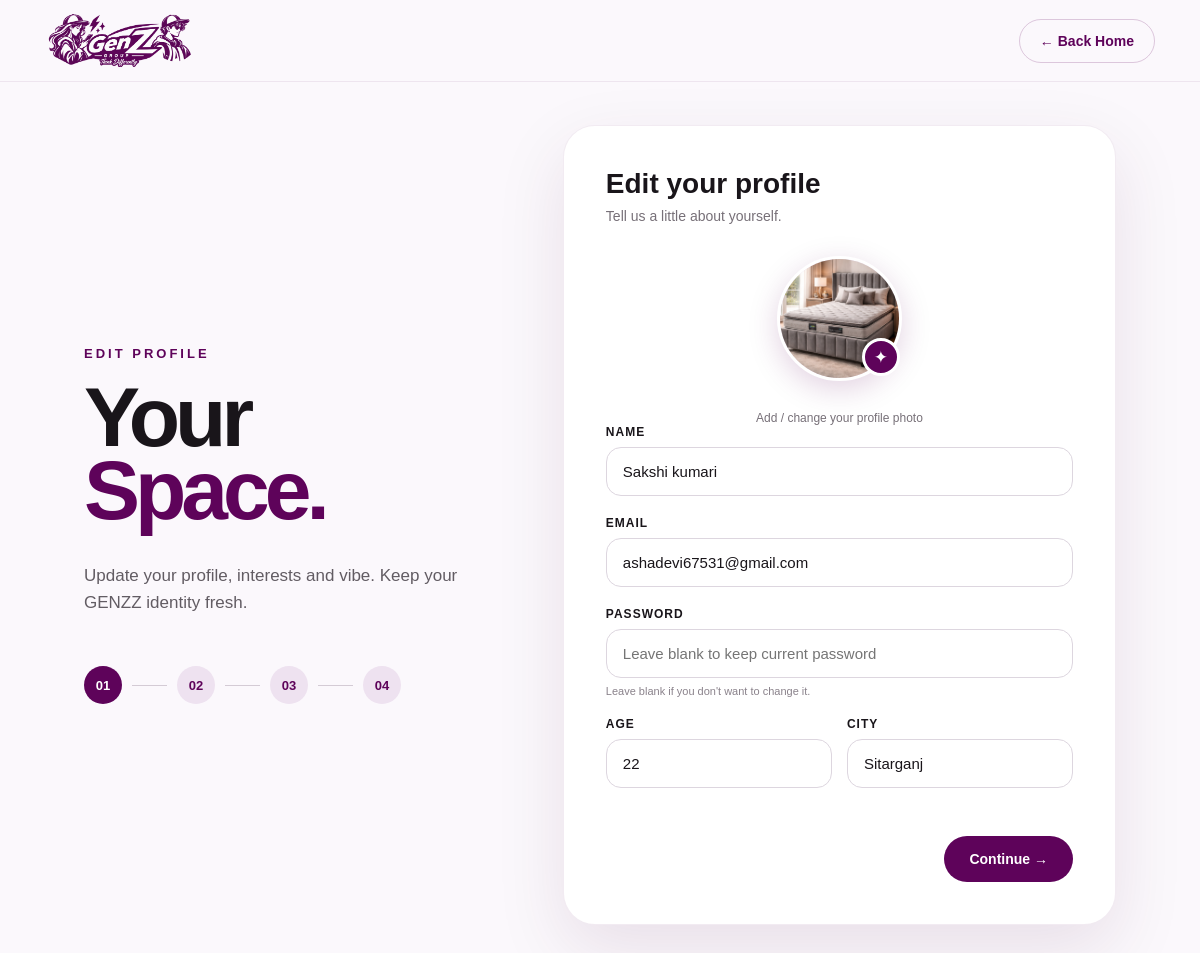
/profile/edit/ (signed in), run on the app's committed database.
### genzz/models.py (models this page shows, shortened)
class GenzMember(models.Model):
    name = models.CharField(max_length=100)
    email = models.EmailField(
        unique=True,
        null=True,
        blank=True
    )
    password = models.CharField(
        max_length=128,
        blank=True
    )
    age = models.PositiveIntegerField()
    city = models.CharField(max_length=100)
    profile_photo = models.ImageField(
        upload_to="genz_profiles/",
        blank=True,
        null=True
    )
    interests = models.TextField(blank=True)
    looking_for = models.TextField(blank=True)
    about = models.TextField(blank=True)
    created_at = models.DateTimeField(
        auto_now_add=True
    )
    class Meta:
        ordering = ["-created_at"]
        verbose_name = "GENZ Member"
        verbose_name_plural = "GENZ Members"

### genzz/views.py (the view, shortened to what this page needs)
def edit_profile(request):
    member_id = request.session.get("genz_member_id")
    if not member_id:
        return redirect("login")
    member = get_object_or_404(
        GenzMember,
        id=member_id
    )
    return render(
        request,
        "join.html",
        {
            "member": member,
            "edit_mode": True
        }
    )

### genzz/templates/join.html (shortened to what this page needs)
{% load static %}
<!DOCTYPE html>
<html lang="en">
<head>
</head>
<body>
<header class="top-header">
    <a href="/" class="logo-area">
        <img src="{% static 'images/image.png' %}" alt="GENZ">
    </a>
    <a href="/" class="back-home">
        ← Back Home
    </a>
</header>
<main class="join-page">
    <div class="intro">
        <div class="eyebrow">
            {% if edit_mode %}
                EDIT PROFILE
            {% else %}
                JOIN GENZ
            {% endif %}
        </div>
        <h1>
            Your
            <span>Space.</span>
        </h1>
        <p>
            {% if edit_mode %}
                Update your profile, interests and vibe. Keep your GENZZ identity fresh.
            {% else %}
                Create your GENZZ identity and find people who match your energy.
            {% endif %}
        </p>
        <div class="step-indicator">
            <div class="step-dot active" id="dot1">01</div>
            <div class="step-line"></div>
            <div class="step-dot" id="dot2">02</div>
            <div class="step-line"></div>
            <div class="step-dot" id="dot3">03</div>
            <div class="step-line"></div>
            <div class="step-dot" id="dot4">04</div>
        </div>
    </div>
    <div class="form-wrapper">
        <form
            id="joinForm"
            method="POST"
            action="{% if edit_mode %}{% url 'edit_profile' %}{% else %}{% url 'join' %}{% endif %}"
            enctype="multipart/form-data"
        >
            <div class="form-step active" data-step="1">
                <div class="form-title">
                    {% if edit_mode %}
                        Edit your profile
                    {% else %}
                        Let's meet you
                    {% endif %}
                </div>
                <div class="form-subtitle">
                    Tell us a little about yourself.
                </div>
                <div class="photo-section">
                    <label class="photo-upload">
                        <div class="photo-preview" id="photoPreview">
                            {% if edit_mode and member.profile_photo %}
                                <img
                                    src="{{ member.profile_photo.url }}"
                                    alt="{{ member.name }}"
                                >
                            {% else %}
                                +
                            {% endif %}
                        </div>
                        <div class="photo-edit">
                            ✦
                        </div>
                    </label>
                </div>
                <div class="photo-text">
                    Add / change your profile photo
                </div>
                <div class="field">
                    <label for="name">
                        Name
                    </label>
                    <input
                        type="text"
                        id="name"
                        name="name"
                        value="{{ member.name|default:'' }}"
                        placeholder="Your name"
                        required
                    >
                </div>
                <div class="field">
                    <label for="email">
                        Email
                    </label>
                    <input
                        type="email"
                        id="email"
                        name="email"
                        value="{{ member.email|default:'' }}"
                        placeholder="you@example.com"
                    >
                </div>
                <div class="field">
                    <label for="password">
                        Password
                    </label>
                    <input
                        type="password"
                        id="password"
                        name="password"
                        placeholder="{% if edit_mode %}Leave blank to keep current password{% else %}Create a password{% endif %}"
                        minlength="6"
                    >
                    <div class="password-note">
                        {% if edit_mode %}
                            Leave blank if you don't want to change it.
                        {% else %}
                            Minimum 6 characters.
                        {% endif %}
                    </div>
                </div>
                <div class="two-columns">
                    <div class="field">
                        <label for="age">
                            Age
                        </label>
                        <input
                            type="number"
                            id="age"
                            name="age"
                            value="{{ member.age|default:'' }}"
                            min="13"
                            max="100"
                            placeholder="Age"
                            required
                        >
                    </div>
                    <div class="field">
                        <label for="city">
                            City
                        </label>
                        <input
                            type="text"
                            id="city"
                            name="city"
                            value="{{ member.city|default:'' }}"
                            placeholder="Your city"
                            required
                        >
                    </div>
                </div>
                <div class="button-row">
                    <button
                        type="button"
                        class="btn btn-next"
                        onclick="nextStep()"
                    >
                        Continue →
                    </button>
                </div>
            </div>
        </form>
    </div>
</main>
</body>
</html>

### genzz/templates/join.html (style rules this page uses)
* { margin: 0; padding: 0; box-sizing: border-box; }
body { font-family: Arial, Helvetica, sans-serif; background: #fbf8fc; color: #19151a; min-height: 100vh; }
:root { --purple: #5e035a; --dark-purple: #42033f; --light-purple: #eee2f0; --black: #19151a; --white: #ffffff; }
.top-header { position: fixed; top: 0; left: 0; width: 100%; height: 82px; padding: 15px 45px; display: flex; justify-content: space-between; align-items: center; z-index: 1000; background: rgba(251, 248, 252, .9); backdrop-filter: blur(12px); border-bottom: 1px solid rgba(94, 3, 90, .08); }
.logo-area img { width: 150px; display: block; }
.back-home { text-decoration: none; color: var(--purple); font-weight: 700; font-size: 14px; border: 1px solid rgba(94, 3, 90, .2); padding: 13px 20px; border-radius: 50px; transition: .3s; }
.join-page { min-height: 100vh; padding: 125px 7% 60px; display: grid; grid-template-columns: .85fr 1.15fr; gap: 70px; align-items: center; }
.intro { position: relative; }
.eyebrow { color: var(--purple); font-size: 13px; font-weight: 800; letter-spacing: 3px; margin-bottom: 20px; }
.intro h1 { font-size: clamp(60px, 7vw, 105px); line-height: .87; letter-spacing: -5px; font-weight: 900; }
.intro h1 span { color: var(--purple); display: block; }
.intro p { max-width: 430px; margin-top: 35px; font-size: 17px; line-height: 1.6; color: #625c63; }
.step-indicator { margin-top: 50px; display: flex; align-items: center; gap: 10px; }
.step-dot { width: 38px; height: 38px; border-radius: 50%; background: var(--light-purple); color: var(--purple); display: flex; justify-content: center; align-items: center; font-size: 13px; font-weight: 800; }
.step-dot.active { background: var(--purple); color: white; }
.step-line { width: 35px; height: 1px; background: #d4cbd5; }
.form-wrapper { background: white; border-radius: 32px; padding: 42px; box-shadow: 0 25px 70px rgba(66, 3, 63, .10); border: 1px solid rgba(94, 3, 90, .08); }
.form-title { font-size: 28px; font-weight: 900; margin-bottom: 8px; }
.form-subtitle { color: #777078; font-size: 14px; margin-bottom: 32px; }
.form-step { display: none; }
.form-step.active { display: block; animation: fadeUp .35s ease; }
.photo-section { display: flex; justify-content: center; margin-bottom: 30px; }
.photo-upload { position: relative; cursor: pointer; }
.photo-preview { width: 125px; height: 125px; border-radius: 50%; background: var(--light-purple); border: 3px solid white; box-shadow: 0 8px 30px rgba(94, 3, 90, .18); overflow: hidden; display: flex; justify-content: center; align-items: center; color: var(--purple); font-size: 42px; font-weight: 300; }
.photo-preview img { width: 100%; height: 100%; object-fit: cover; }
.photo-edit { position: absolute; right: 2px; bottom: 5px; width: 38px; height: 38px; border-radius: 50%; background: var(--purple); color: white; display: flex; justify-content: center; align-items: center; font-size: 17px; border: 3px solid white; }
.photo-text { text-align: center; margin-top: 10px; color: #777078; font-size: 12px; }
.field { margin-bottom: 20px; }
.field label { display: block; margin-bottom: 8px; font-size: 12px; font-weight: 800; letter-spacing: 1px; text-transform: uppercase; }
.field input, .field textarea { width: 100%; border: 1px solid #ddd6df; outline: none; border-radius: 15px; padding: 15px 16px; font-size: 15px; background: #fff; color: var(--black); transition: .25s; }
.two-columns { display: grid; grid-template-columns: 1fr 1fr; gap: 15px; }
.button-row { display: flex; justify-content: space-between; gap: 12px; margin-top: 28px; }
.btn { border: none; cursor: pointer; border-radius: 50px; padding: 15px 25px; font-size: 14px; font-weight: 800; transition: .3s; }
.btn-next, .btn-submit { background: var(--purple); color: white; margin-left: auto; }
.password-note { margin-top: 7px; color: #8a828b; font-size: 11px; }

### data on the page
GenzMember: profile_photo (picture), name "Sakshi kumari", email "ashadevi67531@gmail.com", age "22", city "Sitarganj"
